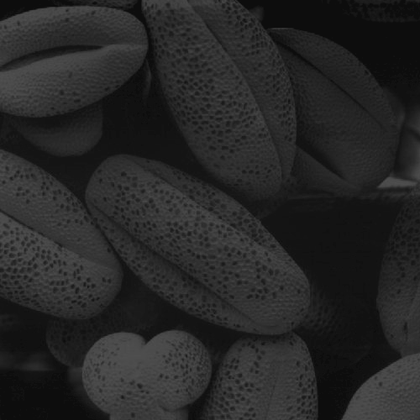
%> input picture baitapMatlap_XulyAnh/Fig0316(4)(bottom_left).tif, 420 x 420 px, shrunk from 500 x 500 before the run
$ octave Chuong2Bai3.m   (GNU Octave 9; MATLAB toolbox functions it lacks are replaced by stand-ins)
%> lines starting %> are read from the running program, lines starting %| are printed output that depends on the picture
% ??c ?nh g?c
i = imread('Fig0316(4)(bottom_left).tif');
%> i is the input picture: size 420x420 uint8; min 10, max 81, mean 38.7
[m, n] = size(i); % Kích th??c ?nh
%> m = 420; n = 420

% Tính l??c ?? xám
histogram = zeros(1, 256); % L?u tr? l??c ?? xám
for x = 1:m
    for y = 1:n
        gray_value = i(x, y) + 1; % MATLAB ?ánh ch? s? t? 1
        histogram(gray_value) = histogram(gray_value) + 1;
    end
end
%> after the loop, histogram = 256 values, max 10911 at index 20, min 0 at index 1, mean 689.1

% Hi?n th? ?nh g?c và l??c ??
figure;
subplot(1, 2, 1);
imshow(i);
title('Anh goc');
subplot(1, 2, 2);
bar(0:255, histogram);
title('Luoc do xam goc');
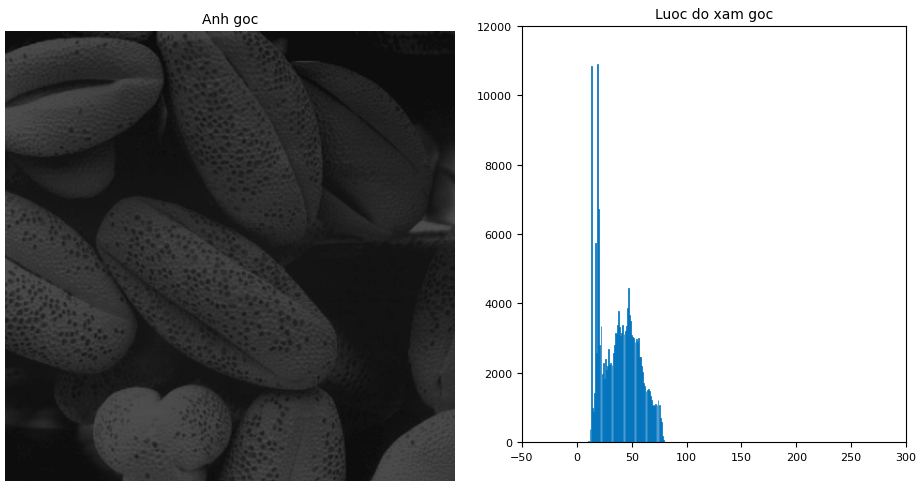
%> figure redrawn from the program's plot data, 2 panels


% Tính phân b? tích l?y xác su?t (CDF)
cdf = zeros(1, 256);
cdf(1) = histogram(1);
for k = 2:256
    cdf(k) = cdf(k-1) + histogram(k);
end
%> after the loop, cdf = 256 values from 0 to 176400
cdf = cdf / (m * n); % Chu?n hóa v? [0, 1]
%> cdf = 256 values from 0 to 1

% Tính b?ng ánh x? m?c xám m?i
new_gray_levels = round(cdf * 255);
%> new_gray_levels = 256 values from 0 to 255

% Áp d?ng b?ng ánh x? lên ?nh g?c
i_eq = zeros(size(i), 'uint8');
for x = 1:m
    for y = 1:n
        old_value = i(x, y) + 1;
        i_eq(x, y) = new_gray_levels(old_value);
    end
end
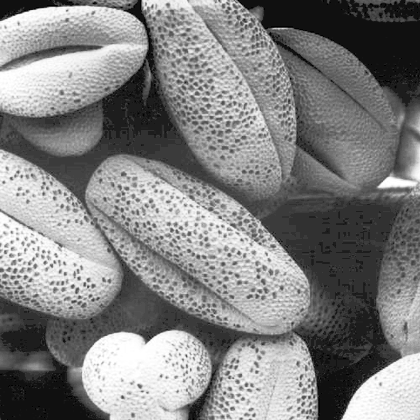
%> i_eq: size 420x420 uint8; min 0, max 255, mean 130.4


% Tính l??c ?? m?i
new_histogram = zeros(1, 256);
for x = 1:m
    for y = 1:n
        new_value = i_eq(x, y) + 1;
        new_histogram(new_value) = new_histogram(new_value) + 1;
    end
end
%> after the loop, new_histogram = 256 values, max 10911 at index 50, min 0 at index 3, mean 689.1

% Hi?n th? ?nh sau cân b?ng và l??c ??
figure;
subplot(1, 2, 1);
imshow(i_eq);
title('Anh sau can bang muc xam');
subplot(1, 2, 2);
bar(0:255, new_histogram);
title('Luoc do xam sau khi can bang');
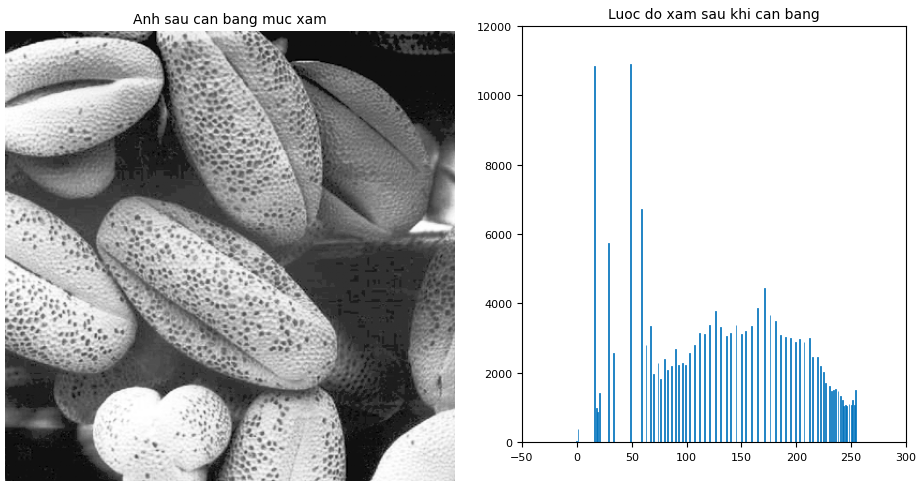
%> figure redrawn from the program's plot data, 2 panels
